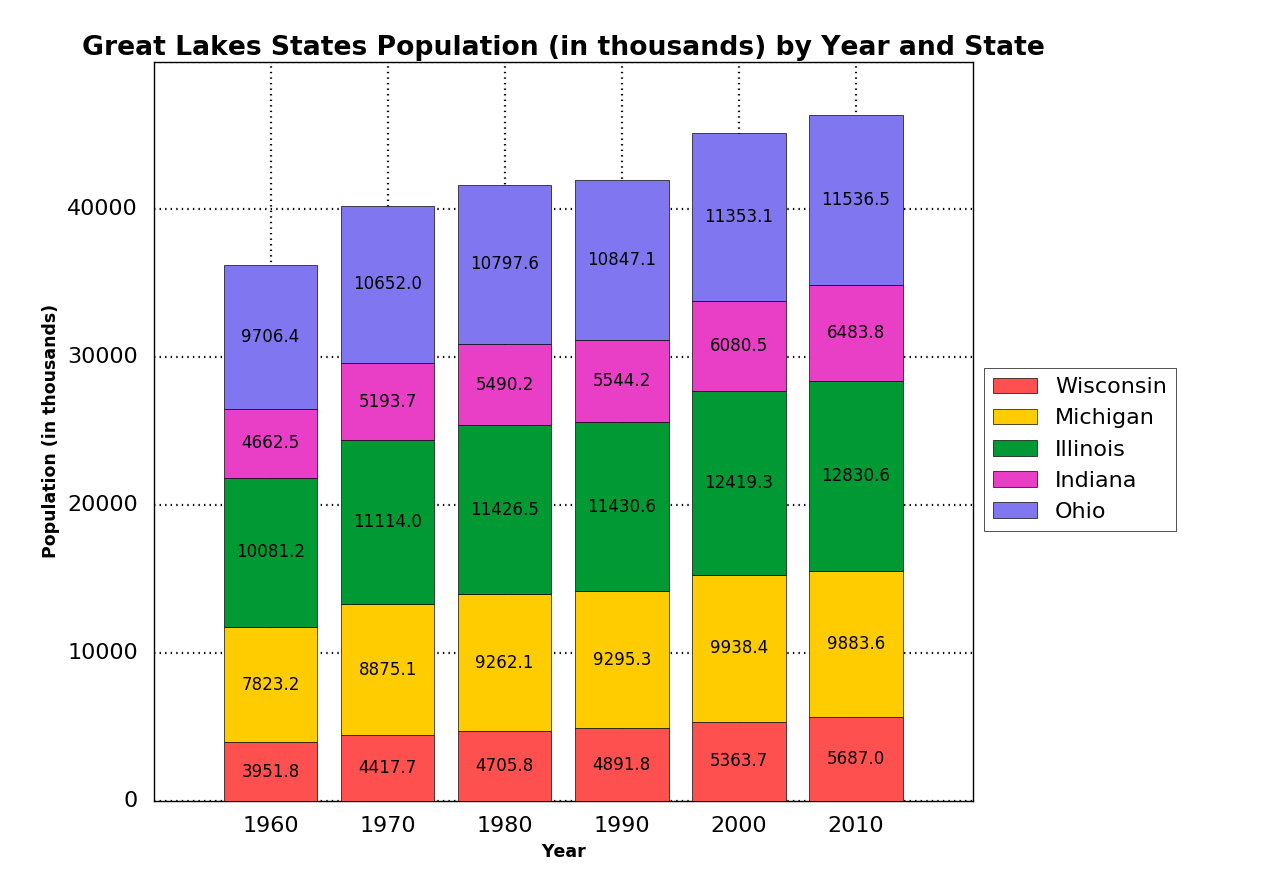

Reproduce this figure in Python.
# This script creates a stacked column chart using (a subset of) 'census_data.csv'.

# A description of 'census_data.csv' can be found in 'census_data_scrape_and_process.R'.
# To avoid an overwhelming plot, I will be using a subset of 'census_data.csv' consisting of
# all observations for the 'Great Lakes' region.

# This region is defined by the Bureau of Economic Analysis and can be viewed at the url below:
# https://en.wikipedia.org/wiki/List_of_regions_of_the_United_States

# The 'Great Lakes' region as defined by the Bureau of Economic Analysis contains Wisconsin, Indiana, Illinois, Indiana, and Ohio.

# Import modules.
import pandas as pd
import matplotlib.pyplot as plt
from matplotlib import style

# Set style.
style.use('seaborn-poster')

# Load data.
census_data = pd.read_csv('census_data.csv', encoding = 'latin-1')

# SUBSET/PROCESS DATA.

# Divide population values by 1000 for easier graph viewing.
census_data['1960'] = census_data['1960'] / 1000
census_data['1970'] = census_data['1970'] / 1000
census_data['1980'] = census_data['1980'] / 1000
census_data['1990'] = census_data['1990'] / 1000
census_data['2000'] = census_data['2000'] / 1000
census_data['2010'] = census_data['2010'] / 1000

# Define 'Great Lakes' region.
great_lakes = ['Wisconsin', 'Michigan', 'Illinois', 'Indiana', 'Ohio']

# Subset data.
census_subset = census_data[census_data['Name'].isin(great_lakes)]

# Melt 'census_subset' to allow stacked bar graph and change column names.
census_subset = pd.melt(census_subset, id_vars = 'Name')
census_subset.columns = ['State', 'Year', 'Population']

# Create new data subset 'plot_help' to help with plotting.
# This will contain y-coordinates for the stacked bars.
plot_help = census_subset

# Un-melt 'plot_help' so that each column contains the populations for one state.
plot_help = plot_help.pivot(index = 'Year', columns = 'State')

# Add 'Wisconsin' and 'Michigan' populations.
plot_help['wi_mi'] = plot_help['Population']['Wisconsin'] + plot_help['Population']['Michigan']

# Add 'Wisconsin', 'Michigan', and 'Illinois' populations.
plot_help['wi_mi_il'] = plot_help['Population']['Wisconsin'] + plot_help['Population']['Michigan'] + plot_help['Population']['Illinois']

# Add 'Wisconsin', 'Michigan', 'Illinois', and 'Indiana' populations.
plot_help['wi_mi_il_in'] = plot_help['Population']['Wisconsin'] + plot_help['Population']['Michigan'] + plot_help['Population']['Illinois'] + plot_help['Population']['Indiana']

# Add all state populations together.
plot_help['all'] = plot_help['Population']['Wisconsin'] + plot_help['Population']['Michigan'] + plot_help['Population']['Illinois'] + plot_help['Population']['Indiana'] + plot_help['Population']['Ohio']


# PLOT DATA.

# Create figure and subplot.
fig = plt.figure()
ax1 = fig.add_subplot(1, 1, 1)

# Plot bars for each state.
ax1.bar(range(0, 6), census_subset[census_subset['State'] == 'Wisconsin']['Population'], label = 'Wisconsin', color = '#ff5050',
        align = 'center', zorder = 3)
ax1.bar(range(0, 6), census_subset[census_subset['State'] == 'Michigan']['Population'], label = 'Michigan', color = '#ffcc00',
        bottom = plot_help['Population']['Wisconsin'], align = 'center', zorder = 3)
ax1.bar(range(0, 6), census_subset[census_subset['State'] == 'Illinois']['Population'], label = 'Illinois', color = '#009933',
        bottom = plot_help['wi_mi'], align = 'center', zorder = 3)
ax1.bar(range(0, 6), census_subset[census_subset['State'] == 'Indiana']['Population'], label = 'Indiana', color = '#e93fc7',
        bottom = plot_help['wi_mi_il'], align = 'center', zorder = 3)
ax1.bar(range(0, 6), census_subset[census_subset['State'] == 'Ohio']['Population'], label = 'Ohio', color = '#8076ef',
        bottom = plot_help['wi_mi_il_in'], align = 'center', zorder = 3)

# Fix x-axis labels.
plt.xticks(range(0, 6), [1960, 1970, 1980, 1990, 2000, 2010], horizontalalignment = 'center')

# Remove ticks from both axes.
ax1.tick_params(axis = 'both', length = 0)

# Remove last y-axis label (not needed).
ax1.yaxis.get_major_ticks()[-1].label1.set_visible(False)

# Add plot annotations.
# All annotations for a single state are done before starting a new state.
# This is messy and tedious. I don't think matplotlib pyplot is a good tool at all for this.

# Wisconsin.
ax1.annotate(round(plot_help['Population']['Wisconsin']['1960'], 1), xy = (0, (0.5 * plot_help['Population']['Wisconsin']['1960'])),
             xytext = (0, (0.5 * plot_help['Population']['Wisconsin']['1960'])), horizontalalignment = 'center', verticalalignment = 'center')
ax1.annotate(round(plot_help['Population']['Wisconsin']['1970'], 1), xy = (1, (0.5 * plot_help['Population']['Wisconsin']['1970'])),
             xytext = (1, (0.5 * plot_help['Population']['Wisconsin']['1970'])), horizontalalignment = 'center', verticalalignment = 'center')
ax1.annotate(round(plot_help['Population']['Wisconsin']['1980'], 1), xy = (2, (0.5 * plot_help['Population']['Wisconsin']['1980'])),
             xytext = (2, (0.5 * plot_help['Population']['Wisconsin']['1980'])), horizontalalignment = 'center', verticalalignment = 'center')
ax1.annotate(round(plot_help['Population']['Wisconsin']['1990'], 1), xy = (3, (0.5 * plot_help['Population']['Wisconsin']['1990'])),
             xytext = (3, (0.5 * plot_help['Population']['Wisconsin']['1990'])), horizontalalignment = 'center', verticalalignment = 'center')
ax1.annotate(round(plot_help['Population']['Wisconsin']['2000'], 1), xy = (4, (0.5 * plot_help['Population']['Wisconsin']['2000'])),
             xytext = (4, (0.5 * plot_help['Population']['Wisconsin']['2000'])), horizontalalignment = 'center', verticalalignment = 'center')
ax1.annotate(round(plot_help['Population']['Wisconsin']['2010'], 1), xy = (5, (0.5 * plot_help['Population']['Wisconsin']['2010'])),
             xytext = (5, (0.5 * plot_help['Population']['Wisconsin']['2010'])), horizontalalignment = 'center', verticalalignment = 'center')

# Michigan.
ax1.annotate(round(plot_help['Population']['Michigan']['1960'], 1),
             xy = (0, 0.5 * (plot_help['Population']['Wisconsin']['1960'] + plot_help['wi_mi']['1960'])),
             xytext = (0, 0.5 * (plot_help['Population']['Wisconsin']['1960'] + plot_help['wi_mi']['1960'])),
             horizontalalignment = 'center', verticalalignment = 'center')
ax1.annotate(round(plot_help['Population']['Michigan']['1970'], 1),
             xy = (1, 0.5 * (plot_help['Population']['Wisconsin']['1970'] + plot_help['wi_mi']['1970'])),
             xytext = (1, 0.5 * (plot_help['Population']['Wisconsin']['1970'] + plot_help['wi_mi']['1970'])),
             horizontalalignment = 'center', verticalalignment = 'center')
ax1.annotate(round(plot_help['Population']['Michigan']['1980'], 1),
             xy = (2, 0.5 * (plot_help['Population']['Wisconsin']['1980'] + plot_help['wi_mi']['1980'])),
             xytext = (2, 0.5 * (plot_help['Population']['Wisconsin']['1980'] + plot_help['wi_mi']['1980'])),
             horizontalalignment = 'center', verticalalignment = 'center')
ax1.annotate(round(plot_help['Population']['Michigan']['1990'], 1),
             xy = (3, 0.5 * (plot_help['Population']['Wisconsin']['1990'] + plot_help['wi_mi']['1990'])),
             xytext = (3, 0.5 * (plot_help['Population']['Wisconsin']['1990'] + plot_help['wi_mi']['1990'])),
             horizontalalignment = 'center', verticalalignment = 'center')
ax1.annotate(round(plot_help['Population']['Michigan']['2000'], 1),
             xy = (4, 0.5 * (plot_help['Population']['Wisconsin']['2000'] + plot_help['wi_mi']['2000'])),
             xytext = (4, 0.5 * (plot_help['Population']['Wisconsin']['2000'] + plot_help['wi_mi']['2000'])),
             horizontalalignment = 'center', verticalalignment = 'center')
ax1.annotate(round(plot_help['Population']['Michigan']['2010'], 1),
             xy = (5, 0.5 * (plot_help['Population']['Wisconsin']['2010'] + plot_help['wi_mi']['2010'])),
             xytext = (5, 0.5 * (plot_help['Population']['Wisconsin']['2010'] + plot_help['wi_mi']['2010'])),
             horizontalalignment = 'center', verticalalignment = 'center')

# Illinois.
ax1.annotate(round(plot_help['Population']['Illinois']['1960'], 1),
             xy = (0, 0.5 * (plot_help['wi_mi']['1960'] + plot_help['wi_mi_il']['1960'])),
             xytext = (0, 0.5 * (plot_help['wi_mi']['1960'] + plot_help['wi_mi_il']['1960'])),
             horizontalalignment = 'center', verticalalignment = 'center')
ax1.annotate(round(plot_help['Population']['Illinois']['1970'], 1),
             xy = (1, 0.5 * (plot_help['wi_mi']['1970'] + plot_help['wi_mi_il']['1970'])),
             xytext = (1, 0.5 * (plot_help['wi_mi']['1970'] + plot_help['wi_mi_il']['1970'])),
             horizontalalignment = 'center', verticalalignment = 'center')
ax1.annotate(round(plot_help['Population']['Illinois']['1980'], 1),
             xy = (2, 0.5 * (plot_help['wi_mi']['1980'] + plot_help['wi_mi_il']['1980'])),
             xytext = (2, 0.5 * (plot_help['wi_mi']['1980'] + plot_help['wi_mi_il']['1980'])),
             horizontalalignment = 'center', verticalalignment = 'center')
ax1.annotate(round(plot_help['Population']['Illinois']['1990'], 1),
             xy = (3, 0.5 * (plot_help['wi_mi']['1990'] + plot_help['wi_mi_il']['1990'])),
             xytext = (3, 0.5 * (plot_help['wi_mi']['1990'] + plot_help['wi_mi_il']['1990'])),
             horizontalalignment = 'center', verticalalignment = 'center')
ax1.annotate(round(plot_help['Population']['Illinois']['2000'], 1),
             xy = (4, 0.5 * (plot_help['wi_mi']['2000'] + plot_help['wi_mi_il']['2000'])),
             xytext = (4, 0.5 * (plot_help['wi_mi']['2000'] + plot_help['wi_mi_il']['2000'])),
             horizontalalignment = 'center', verticalalignment = 'center')
ax1.annotate(round(plot_help['Population']['Illinois']['2010'], 1),
             xy = (5, 0.5 * (plot_help['wi_mi']['2010'] + plot_help['wi_mi_il']['2010'])),
             xytext = (5, 0.5 * (plot_help['wi_mi']['2010'] + plot_help['wi_mi_il']['2010'])),
             horizontalalignment = 'center', verticalalignment = 'center')

# Indiana.
ax1.annotate(round(plot_help['Population']['Indiana']['1960'], 1),
             xy = (0, 0.5 * (plot_help['wi_mi_il_in']['1960'] + plot_help['wi_mi_il']['1960'])),
             xytext = (0, 0.5 * (plot_help['wi_mi_il_in']['1960'] + plot_help['wi_mi_il']['1960'])),
             horizontalalignment = 'center', verticalalignment = 'center')
ax1.annotate(round(plot_help['Population']['Indiana']['1970'], 1),
             xy = (1, 0.5 * (plot_help['wi_mi_il_in']['1970'] + plot_help['wi_mi_il']['1970'])),
             xytext = (1, 0.5 * (plot_help['wi_mi_il_in']['1970'] + plot_help['wi_mi_il']['1970'])),
             horizontalalignment = 'center', verticalalignment = 'center')
ax1.annotate(round(plot_help['Population']['Indiana']['1980'], 1),
             xy = (2, 0.5 * (plot_help['wi_mi_il_in']['1980'] + plot_help['wi_mi_il']['1980'])),
             xytext = (2, 0.5 * (plot_help['wi_mi_il_in']['1980'] + plot_help['wi_mi_il']['1980'])),
             horizontalalignment = 'center', verticalalignment = 'center')
ax1.annotate(round(plot_help['Population']['Indiana']['1990'], 1),
             xy = (3, 0.5 * (plot_help['wi_mi_il_in']['1990'] + plot_help['wi_mi_il']['1990'])),
             xytext = (3, 0.5 * (plot_help['wi_mi_il_in']['1990'] + plot_help['wi_mi_il']['1990'])),
             horizontalalignment = 'center', verticalalignment = 'center')
ax1.annotate(round(plot_help['Population']['Indiana']['2000'], 1),
             xy = (4, 0.5 * (plot_help['wi_mi_il_in']['2000'] + plot_help['wi_mi_il']['2000'])),
             xytext = (4, 0.5 * (plot_help['wi_mi_il_in']['2000'] + plot_help['wi_mi_il']['2000'])),
             horizontalalignment = 'center', verticalalignment = 'center')
ax1.annotate(round(plot_help['Population']['Indiana']['2010'], 1),
             xy = (5, 0.5 * (plot_help['wi_mi_il_in']['2010'] + plot_help['wi_mi_il']['2010'])),
             xytext = (5, 0.5 * (plot_help['wi_mi_il_in']['2010'] + plot_help['wi_mi_il']['2010'])),
             horizontalalignment = 'center', verticalalignment = 'center')

# Ohio.
ax1.annotate(round(plot_help['Population']['Ohio']['1960'], 1),
             xy = (0, 0.5 * (plot_help['wi_mi_il_in']['1960'] + plot_help['all']['1960'])),
             xytext = (0, 0.5 * (plot_help['wi_mi_il_in']['1960'] + plot_help['all']['1960'])),
             horizontalalignment = 'center', verticalalignment = 'center')
ax1.annotate(round(plot_help['Population']['Ohio']['1970'], 1),
             xy = (1, 0.5 * (plot_help['wi_mi_il_in']['1970'] + plot_help['all']['1970'])),
             xytext = (1, 0.5 * (plot_help['wi_mi_il_in']['1970'] + plot_help['all']['1970'])),
             horizontalalignment = 'center', verticalalignment = 'center')
ax1.annotate(round(plot_help['Population']['Ohio']['1980'], 1),
             xy = (2, 0.5 * (plot_help['wi_mi_il_in']['1980'] + plot_help['all']['1980'])),
             xytext = (2, 0.5 * (plot_help['wi_mi_il_in']['1980'] + plot_help['all']['1980'])),
             horizontalalignment = 'center', verticalalignment = 'center')
ax1.annotate(round(plot_help['Population']['Ohio']['1990'], 1),
             xy = (3, 0.5 * (plot_help['wi_mi_il_in']['1990'] + plot_help['all']['1990'])),
             xytext = (3, 0.5 * (plot_help['wi_mi_il_in']['1990'] + plot_help['all']['1990'])),
             horizontalalignment = 'center', verticalalignment = 'center')
ax1.annotate(round(plot_help['Population']['Ohio']['2000'], 1),
             xy = (4, 0.5 * (plot_help['wi_mi_il_in']['2000'] + plot_help['all']['2000'])),
             xytext = (4, 0.5 * (plot_help['wi_mi_il_in']['2000'] + plot_help['all']['2000'])),
             horizontalalignment = 'center', verticalalignment = 'center')
ax1.annotate(round(plot_help['Population']['Ohio']['2010'], 1),
             xy = (5, 0.5 * (plot_help['wi_mi_il_in']['2010'] + plot_help['all']['2010'])),
             xytext = (5, 0.5 * (plot_help['wi_mi_il_in']['2010'] + plot_help['all']['2010'])),
             horizontalalignment = 'center', verticalalignment = 'center')

# Set plot and axes titles.
plt.title('Great Lakes States Population (in thousands) by Year and State', fontweight = 'bold')
plt.xlabel('Year', fontweight = 'bold', fontsize = 12.5)
plt.ylabel('Population (in thousands)', fontweight = 'bold', fontsize = 12.5)

# Add grid.
ax1.grid(zorder = 0)

# Add legend.
plt.legend(loc = 'upper left', bbox_to_anchor = (1, 0.6))

# Adjust plot margins.
plt.subplots_adjust(left = 0.12, bottom = 0.09, right = 0.76, top = 0.93)

# Show plot.
plt.show()
